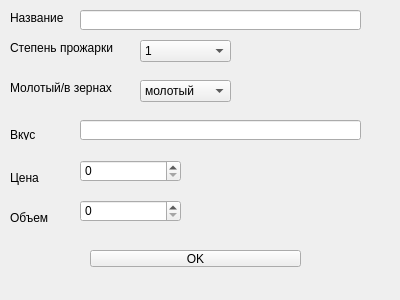
<?xml version="1.0" encoding="UTF-8"?>
<ui version="4.0">
 <class>Form</class>
 <widget class="QWidget" name="Form">
  <property name="geometry">
   <rect>
    <x>0</x>
    <y>0</y>
    <width>400</width>
    <height>300</height>
   </rect>
  </property>
  <property name="windowTitle">
   <string>Form</string>
  </property>
  <widget class="QLabel" name="label">
   <property name="geometry">
    <rect>
     <x>10</x>
     <y>10</y>
     <width>91</width>
     <height>16</height>
    </rect>
   </property>
   <property name="text">
    <string>Название</string>
   </property>
  </widget>
  <widget class="QLabel" name="label_2">
   <property name="geometry">
    <rect>
     <x>10</x>
     <y>40</y>
     <width>111</width>
     <height>16</height>
    </rect>
   </property>
   <property name="text">
    <string>Степень прожарки</string>
   </property>
  </widget>
  <widget class="QLabel" name="label_3">
   <property name="geometry">
    <rect>
     <x>10</x>
     <y>80</y>
     <width>111</width>
     <height>16</height>
    </rect>
   </property>
   <property name="text">
    <string>Молотый/в зернах</string>
   </property>
  </widget>
  <widget class="QLabel" name="label_4">
   <property name="geometry">
    <rect>
     <x>10</x>
     <y>130</y>
     <width>35</width>
     <height>10</height>
    </rect>
   </property>
   <property name="text">
    <string>Вкус</string>
   </property>
  </widget>
  <widget class="QLabel" name="label_5">
   <property name="geometry">
    <rect>
     <x>10</x>
     <y>170</y>
     <width>61</width>
     <height>16</height>
    </rect>
   </property>
   <property name="text">
    <string>Цена</string>
   </property>
  </widget>
  <widget class="QLabel" name="label_6">
   <property name="geometry">
    <rect>
     <x>10</x>
     <y>210</y>
     <width>61</width>
     <height>16</height>
    </rect>
   </property>
   <property name="text">
    <string>Объем</string>
   </property>
  </widget>
  <widget class="QLineEdit" name="lineEdit">
   <property name="geometry">
    <rect>
     <x>80</x>
     <y>10</y>
     <width>281</width>
     <height>20</height>
    </rect>
   </property>
  </widget>
  <widget class="QComboBox" name="comboBox">
   <property name="geometry">
    <rect>
     <x>140</x>
     <y>40</y>
     <width>91</width>
     <height>22</height>
    </rect>
   </property>
   <item>
    <property name="text">
     <string>1</string>
    </property>
   </item>
   <item>
    <property name="text">
     <string>2</string>
    </property>
   </item>
   <item>
    <property name="text">
     <string>3</string>
    </property>
   </item>
   <item>
    <property name="text">
     <string>4</string>
    </property>
   </item>
  </widget>
  <widget class="QComboBox" name="comboBox_2">
   <property name="geometry">
    <rect>
     <x>140</x>
     <y>80</y>
     <width>91</width>
     <height>22</height>
    </rect>
   </property>
   <item>
    <property name="text">
     <string>молотый</string>
    </property>
   </item>
   <item>
    <property name="text">
     <string>в зернах</string>
    </property>
   </item>
  </widget>
  <widget class="QLineEdit" name="lineEdit_2">
   <property name="geometry">
    <rect>
     <x>80</x>
     <y>120</y>
     <width>281</width>
     <height>20</height>
    </rect>
   </property>
  </widget>
  <widget class="QSpinBox" name="spinBox">
   <property name="geometry">
    <rect>
     <x>80</x>
     <y>160</y>
     <width>101</width>
     <height>22</height>
    </rect>
   </property>
   <property name="maximum">
    <number>1000000</number>
   </property>
  </widget>
  <widget class="QSpinBox" name="spinBox_2">
   <property name="geometry">
    <rect>
     <x>80</x>
     <y>200</y>
     <width>101</width>
     <height>22</height>
    </rect>
   </property>
   <property name="maximum">
    <number>1000000</number>
   </property>
  </widget>
  <widget class="QPushButton" name="pushButton">
   <property name="geometry">
    <rect>
     <x>90</x>
     <y>250</y>
     <width>211</width>
     <height>17</height>
    </rect>
   </property>
   <property name="text">
    <string>OK</string>
   </property>
  </widget>
 </widget>
 <resources/>
 <connections/>
</ui>
